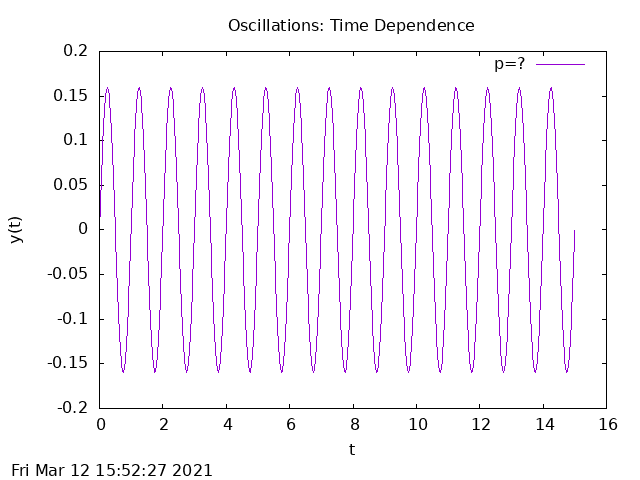

gnuplot code for this plot:
# plot file for diffeq_oscillations


# simple plot versus time
set term png
set output "diffeq_oscillations_all1.png"
set timestamp
set title 'Oscillations: Time Dependence'
pi = 3.141592653589793
k = (2.*pi)**2
m = 1
omega = sqrt(k/m)
set xlabel 't'
set ylabel 'y(t)'
plot "diffeq_oscillations.dat" using ($1):($2) title 'p=?' with lines 
#plot "diffeq_oscillations.dat" using ($1):($2) title 'p=?' with lines # , \
#  (1/omega)*sin(omega*x)


# phase space plot
set output "diffeq_oscillations_all2.png"
set timestamp
set title 'Oscillations: Phase Space'
set xlabel 'x(t)'
set ylabel 'v(t)'
plot "diffeq_oscillations.dat" using ($2):($3) title 'phase-space plot' with lines


# plot the potential
set output "diffeq_oscillations_all3.png"
set timestamp
set title 'Oscillations: Potential V(x)'
set xlabel 'x'
set ylabel 'V(x)'
plot "diffeq_oscillations.dat" using ($2):($5) title 'V(x)' with lines


# plot of kinetic energy and potential energy versus time
set output "diffeq_oscillations_all4.png"
set timestamp
set title 'Oscillations: Energy'
set xlabel 't'
set ylabel 'energy'
plot "diffeq_oscillations.dat" using ($1):($4) title 'KE(t)' with lines, \
     "diffeq_oscillations.dat" using ($1):($5) title 'PE(t)' with lines
 
